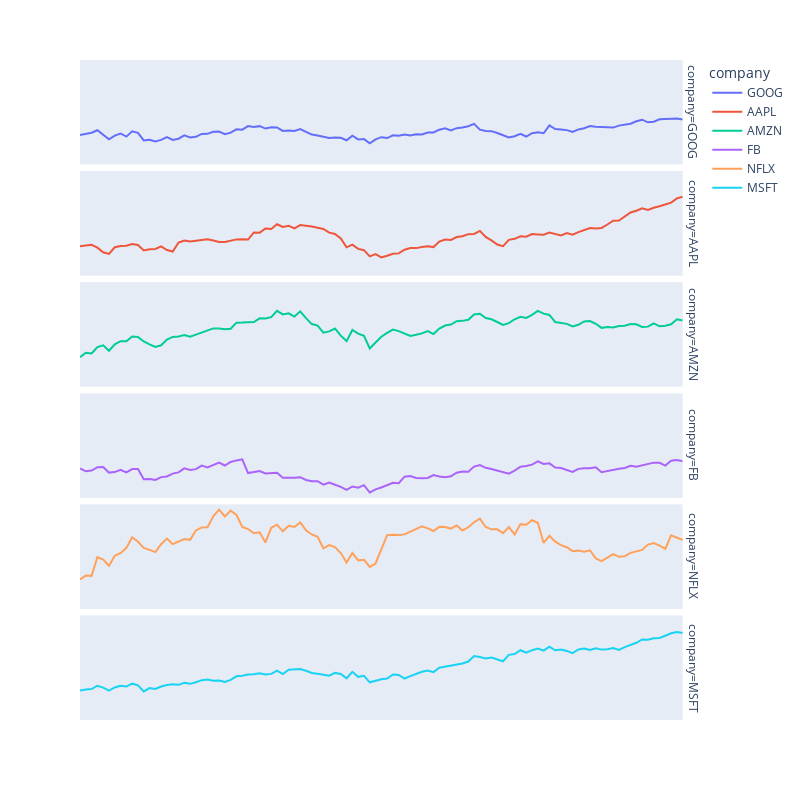

The notebook cell this image was saved under:
### Code cell
# hide and lock down axes
fig.update_xaxes(visible=False, fixedrange=True)
fig.update_yaxes(visible=False, fixedrange=True)
